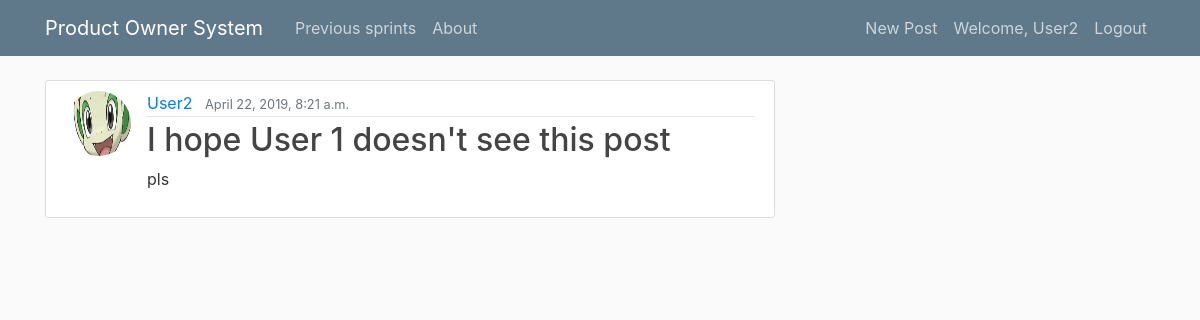
Screenshot of / (signed in) with the database file from the repository.
### userPosts/models.py (models this page shows, shortened)
class Post(models.Model):
    title = models.CharField(max_length=100)
    content = models.TextField()
    date_posted = models.DateTimeField(auto_now_add=True)
    author = models.ForeignKey(User, on_delete=models.CASCADE, default='')

### users/models.py (models this page shows, shortened)
class Profile(models.Model):
    user = models.OneToOneField(User, on_delete=models.CASCADE)
    image = models.ImageField(default='default.jpg', upload_to='profile_pics')

### userPosts/views.py (the view)
# urls.py: path('', PostListView.as_view(), name='userPosts-home'),
class PostListView(ListView):
    model = Post
    template_name = 'userPosts/previousSprints.html'
    context_object_name = 'posts'
    paginate_by = 5

### userPosts/templates/userPosts/previousSprints.html (shortened to what this page needs)
{% extends "userPosts/base.html" %}
{% block content %}
    {% if user.is_superuser %}
        {% for post in posts %}
        <article class="media content-section">
            <img class="rounded-circle article-img" src="{{ post.author.profile.image.url }}">
          <div class="media-body">
            <div class="article-metadata">
              <a class="mr-2" href="{% url 'user-posts' post.author.username %}">{{ post.author }}</a>
              <small class="text-muted">{{ post.date_posted }}</small>
            </div>
            <h2><a class="article-title" href="{% url 'post-detail' post.id %}">{{ post.title }}</a></h2>
            <p class="article-content">{{ post.content }}</p>
          </div>
        </article>
        {% endfor %}
            {% if is_paginated %}
                {% if page_obj.has_previous %}
                    <a class="btn btn-outline-info mb-4" href="?page=1">Latest</a>
                    <a class="btn btn-outline-info mb-4" href="?page={{ page_obj.previous_page_number }}">Previous</a>
                {% endif %}
                {% for num in page_obj.paginator.page_range %}
                    {% if page_obj.number == num %}
                        <a class="btn btn-info mb-4" href="?page={{ num }}">{{ num }}</a>
                    {% elif num > page_obj.number|add:'-3' and num < page_obj.number|add:'3' %}
                        <a class="btn btn-outline-info mb-4" href="?page={{ num }}">{{ num }}</a>
                    {% endif %}
              {% endfor %}
                {% if page_obj.has_next %}
                    <a class="btn btn-outline-info mb-4" href="?page={{ page_obj.next_page_number }}">Next</a>
                    <a class="btn btn-outline-info mb-4" href="?page={{ page_obj.paginator.num_pages }}">Last</a>
                {% endif %}
            {% endif %}
    {% elif user.is_authenticated %}
        {% for post in posts %}
            {% if post.author == user %}
        <article class="media content-section">
            <img class="rounded-circle article-img" src="{{ post.author.profile.image.url }}">
          <div class="media-body">
            <div class="article-metadata">
              <a class="mr-2" href="{% url 'user-posts' post.author.username %}">{{ post.author }}</a>
              <small class="text-muted">{{ post.date_posted }}</small>
            </div>
            <h2><a class="article-title" href="{% url 'post-detail' post.id %}">{{ post.title }}</a></h2>
            <p class="article-content">{{ post.content }}</p>
          </div>
        </article>
            {% endif %}
        {% endfor %}
    {% endif %}
{% endblock content %}

### userPosts/templates/userPosts/base.html (shortened to what this page needs)
{% load static %}
<!DOCTYPE html>
<html>
    <head>
    <link rel="stylesheet" href="https://maxcdn.bootstrapcdn.com/bootstrap/4.0.0/css/bootstrap.min.css">
    <link rel="stylesheet" type="text/css" href="{% static 'userPosts/main.css' %}">
    </head>
    <body>
    <header class="site-header">
          <nav class="navbar navbar-expand-md navbar-dark bg-steel fixed-top">
            <div class="container">
              <a class="navbar-brand mr-4" href="{% url 'userPosts-home' %}">Product Owner System</a>
              <div class="collapse navbar-collapse" id="navbarToggle">
                <div class="navbar-nav mr-auto">
                  <a class="nav-item nav-link" href="{% url 'userPosts-home' %}">Previous sprints</a>
                  <a class="nav-item nav-link" href="{% url 'userPosts-about' %}">About</a>
                </div>
                <div class="navbar-nav">
                    {% if user.is_authenticated %}
                    <a class="nav-item nav-link" href="{% url 'post-create' %}">New Post</a>
                    <a class="nav-item nav-link" href="{% url 'profile' %}">Welcome, {{ user.username }}</a>
                    <a class="nav-item nav-link" href="{% url 'logout' %}">Logout</a>
                    {% endif %}
                </div>
              </div>
            </div>
          </nav>
        </header>
    <main role="main" class="container">
      <div class="row">
        <div class="col-md-8">
          {% block content %}{% endblock %}
        </div>
      </div>
    </main>
    </body>
</html>

### userPosts/static/userPosts/main.css (style rules this page uses)
body { background: #fafafa; color: #333333; margin-top: 5rem; }
h1, h2, h3, h4, h5, h6 { color: #444444; }
.bg-steel { background-color: #5f788a; }
.site-header .navbar-nav .nav-link { color: #cbd5db; }
.content-section { background: #ffffff; padding: 10px 20px; border: 1px solid #dddddd; border-radius: 3px; margin-bottom: 20px; }
.article-title { color: #444444; }
.article-content { white-space: pre-line; }
.article-img { height: 65px; width: 65px; margin-right: 16px; }
.article-metadata { padding-bottom: 1px; margin-bottom: 4px; border-bottom: 1px solid #e3e3e3 }

### rows the page displays
Post: author.profile.image (placeholder picture), author "User2", date_posted "April 22, 2019, 8:21 a.m.", title "I hope User 1 doesn't see this post", content "pls"

### other values shown
{{ user.username }} "User2"
